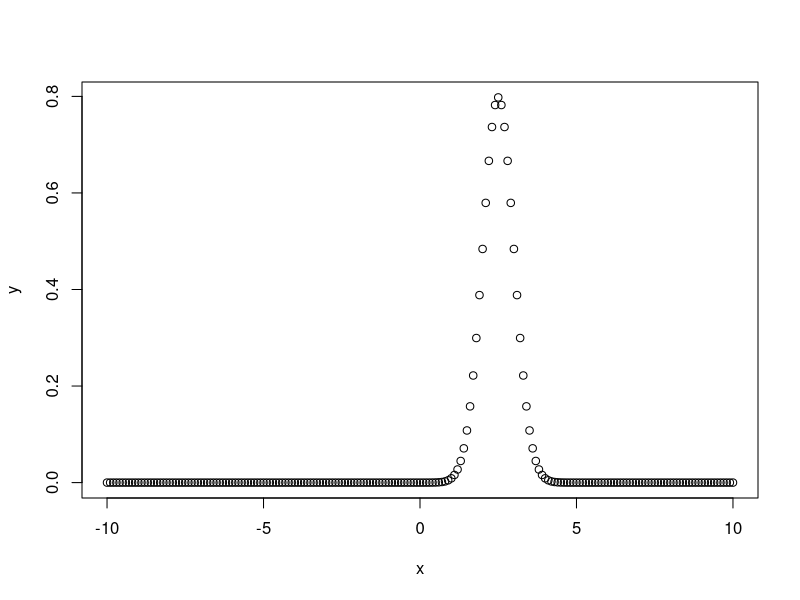
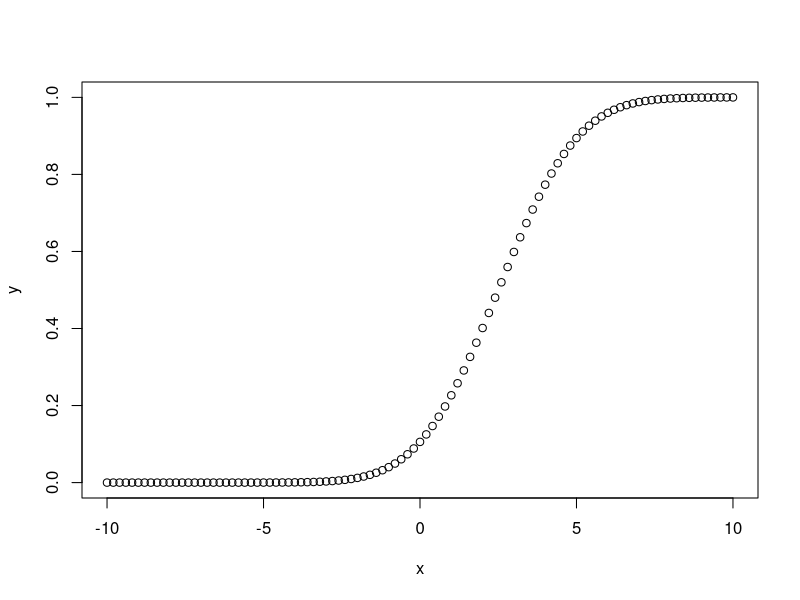
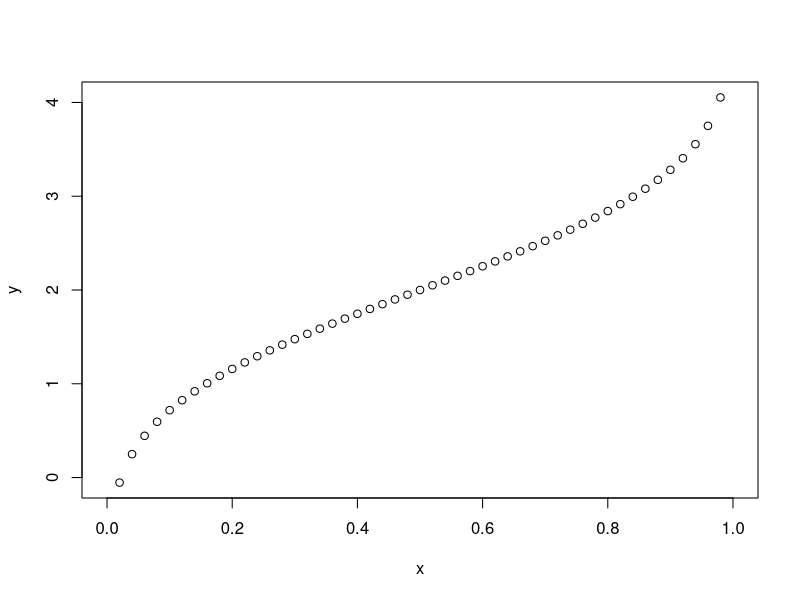
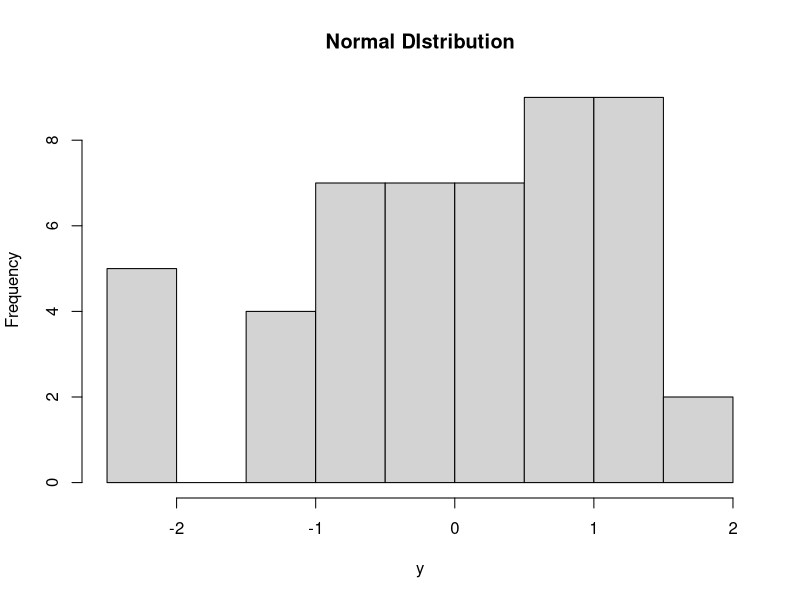

The R script that drew these images, in order:
"
In a random collection of data from independent sources, it is generally observed that the distribution of data is normal. Which means, on plotting a graph with the value of the variable in the horizontal axis and the count of the values in the vertical axis we get a bell shape curve. The center of the curve represents the mean of the data set. In the graph, fifty percent of values lie to the left of the mean and the other fifty percent lie to the right of the graph. This is referred as normal distribution in statistics.

R has four in built functions to generate normal distribution. They are described below.

dnorm(x, mean, sd)
pnorm(x, mean, sd)
qnorm(p, mean, sd)
rnorm(n, mean, sd)
Following is the description of the parameters used in above functions −

x is a vector of numbers.

p is a vector of probabilities.

n is number of observations(sample size).

mean is the mean value of the sample data. It's default value is zero.

sd is the standard deviation. It's default value is 1.
"

"
dnorm()
This function gives height of the probability distribution at each point for a given mean and standard deviation.
"
# Create a sequence of numbers between -10 and 10 incrementing by 0.1.
x <- seq(-10, 10, by = .1)

# Choose the mean as 2.5 and standard deviation as 0.5.
y <- dnorm(x, mean = 2.5, sd = 0.5)
# Give the chart file a name.
png(file = "dnorm.png")
# Plot the graph.
plot(x,y)
# Save the file.
dev.off()

"
pnorm()
This function gives the probability of a normally distributed random number 
to be less that the value of a given number. It is also called 'Cumulative Distribution Function'.
"
# Create a sequence of numbers between -10 and 10 incrementing by 0.2.
x <- seq(-10,10,by = .2)
# Choose the mean as 2.5 and standard deviation as 2. 
y <- pnorm(x, mean = 2.5, sd = 2)
# Give the chart file a name.
png(file = "pnorm.png")
# Plot the graph.
plot(x,y)
# Save the file.
dev.off()

"
qnorm()
This function takes the probability value and gives 
a number whose cumulative value matches the probability value.
"
# Create a sequence of probability values incrementing by 0.02.
x <- seq(0, 1, by = 0.02)
# Choose the mean as 2 and standard deviation as 3.
y <- qnorm(x, mean = 2, sd = 1)
# Give the chart file a name.
png(file = "qnorm.png")
# Plot the graph.
plot(x,y)
# Save the file.
dev.off()

"
rnorm()
This function is used to generate random numbers whose distribution is normal. 
It takes the sample size as input and generates that many random numbers. 
We draw a histogram to show the distribution of the generated numbers.
"
# Create a sample of 50 numbers which are normally distributed.
y <- rnorm(50)
# Give the chart file a name.
png(file = "rnorm.png")
# Plot the histogram for this sample.
hist(y, main = "Normal DIstribution")
# Save the file.
dev.off()
